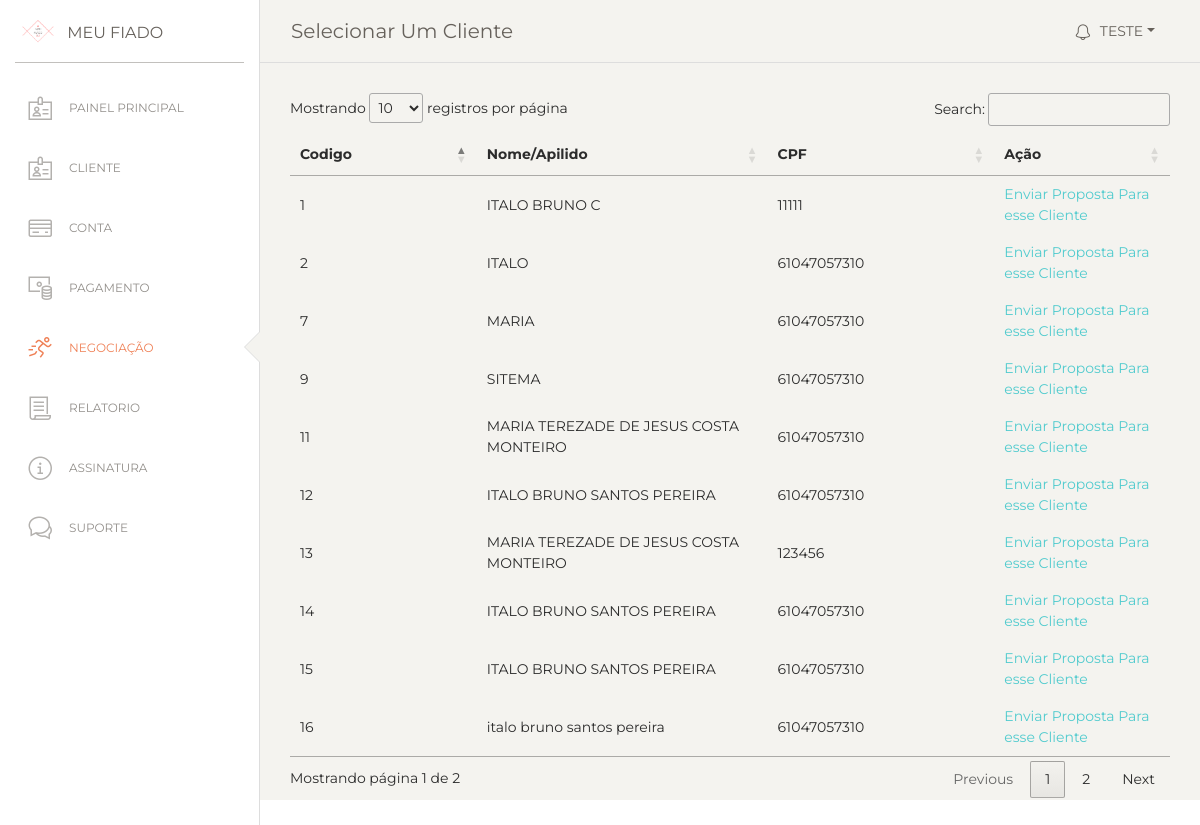
Page /selecionar-cliente-negociacao.php (signed in) on the committed database.
### tables this page shows
CREATE TABLE `tb_estabelecimento_has_tb_cliente` (
  `tb_estabelecimento_id` int(11) NOT NULL,
  `tb_cliente_id` int(11) NOT NULL,
  KEY `fk_tb_estabelecimento_has_tb_cliente_tb_cliente1_idx` (`tb_cliente_id`),
  KEY `fk_tb_estabelecimento_has_tb_cliente_tb_estabelecimento1_idx` (`tb_estabelecimento_id`),
  CONSTRAINT `fk_tb_estabelecimento_has_tb_cliente_tb_cliente1` FOREIGN KEY (`tb_cliente_id`) REFERENCES `tb_cliente` (`id`) ON DELETE CASCADE ON UPDATE CASCADE,
  CONSTRAINT `fk_tb_estabelecimento_has_tb_cliente_tb_estabelecimento1` FOREIGN KEY (`tb_estabelecimento_id`) REFERENCES `tb_estabelecimento` (`id`) ON DELETE CASCADE ON UPDATE CASCADE
);

CREATE TABLE `tb_cliente` (
  `id` int(11) NOT NULL AUTO_INCREMENT,
  `nome` varchar(100) DEFAULT NULL,
  `user` varchar(100) DEFAULT NULL,
  `senha` varchar(45) DEFAULT NULL,
  PRIMARY KEY (`id`)
);

### selecionar-cliente-negociacao.php (the view, shortened to what this page needs)
<?php
include('conexao.php');
$id_estabelecimento=$_SESSION['id_user'];
?>
<!doctype html>
<html lang="en">
<head>
   <link href="//cdn.datatables.net/1.10.15/css/jquery.dataTables.min.css" rel="stylesheet">
  <link href="https://maxcdn.bootstrapcdn.com/font-awesome/latest/css/font-awesome.min.css" rel="stylesheet">
  <link href="./assets/css/bootstrap.min.css" rel="stylesheet" />
  <link href="./assets/css/paper-dashboard.css?v=2.0.1" rel="stylesheet" />
  <link href="./assets/demo/demo.css" rel="stylesheet" />
<div id="content" style="display: none">
</head>
<body class="">
  <div class="wrapper ">
    <div class="sidebar" data-color="white" data-active-color="danger">
      <div class="logo">
        <a href="https://www.creative-tim.com" class="simple-text logo-mini">
          <div class="logo-image-small">
            <img src="./assets/img/logo-small.png">
          </div>
        </a>
        <a href="https://www.creative-tim.com" class="simple-text logo-normal">
          Meu fiado
        </a>
      </div>
      <div class="sidebar-wrapper">
        <ul class="nav">
          <li class=" ">
            <a href="painel_admin.php">
              <i class="nc-icon nc-badge"></i>
              <p>Painel Principal</p>
            </a>
          </li>
          <li  >
            <a href="gerenciamento-cliente.php">
              <i class="nc-icon nc-badge"></i>
              <p> Cliente</p>
            </a>
          </li>
          <li>
            <a href="gerenciamento-conta.php">
              <i class="nc-icon nc-credit-card"></i>
              <p>Conta</p>
            </a>
          </li>
          <li>
            <a href="gerenciamento-pagamento.php">
              <i class="nc-icon nc-money-coins"></i>
              <p>Pagamento</p>
            </a>
          </li>
          <li class="active">
            <a href="gerenciamento-negociacao.php">
              <i class="nc-icon nc-user-run"></i>
              <p>Negociação</p>
            </a>
          </li>
          <li>
            <a href="gerenciamento-relatorio.php">
              <i class="nc-icon nc-paper"></i>
              <p>Relatorio</p>
            </a>
          </li>
          <li>
            <a href="javascript:;">
              <i class="nc-icon nc-alert-circle-i"></i>
              <p>Assinatura</p>
            </a>
          </li>
          <li>
            <a href="javascript:;">
              <i class="nc-icon nc-chat-33"></i>
              <p>Suporte</p>
            </a>
          </li>
        </ul>
      </div>
    </div>
    <div class="main-panel" style="height: 100vh;">
      <nav class="navbar navbar-expand-lg navbar-absolute fixed-top navbar-transparent">
        <div class="container-fluid">
          <div class="navbar-wrapper">
            <a class="navbar-brand" href="javascript:;">Selecionar Um Cliente</a>
          </div>
          <div class="collapse navbar-collapse justify-content-end" id="navigation">
            <ul class="navbar-nav">
              <li class="nav-item btn-rotate dropdown">
                <a class="nav-link dropdown-toggle" href="http://example.com" id="navbarDropdownMenuLink" data-toggle="dropdown" aria-haspopup="true" aria-expanded="false">
                  <i class="nc-icon nc-bell-55"></i>
                  <p>
                    <?php
                        echo $_SESSION['usuario']
                       ?>
                  </p>
                </a>
              </li>
            </ul>
          </div>
        </div>
      </nav>
      <div class="content">
<?php
   $query =" select *  from tb_cliente,tb_estabelecimento_has_tb_cliente where tb_estabelecimento_has_tb_cliente.tb_estabelecimento_id='$id_estabelecimento'
         and tb_estabelecimento_has_tb_cliente.tb_cliente_id = tb_cliente.id order by nome asc ";
        $result = mysqli_query($conexao,$query);
        $row = mysqli_num_rows($result);
        if($row == '' ){
        }else{
      ?>
           <table id="minhaTabela">
    <thead>
      <tr>
        <th>Codigo</th>
        <th>Nome/Apilido</th>
        <th>CPF</th>
        <th>Ação</th>
      </tr>
    </thead>
    <tbody>
 <?php
       while($res_1=mysqli_fetch_array($result)){
        $id=$res_1["id"];
        $nome=$res_1["nome"];
        $cpf=$res_1["user"];
         ?>
      <tr>
         <td><?php echo $id; ?></td>
        <td><?php echo $nome; ?></td>
        <td><?php echo $cpf; ?></td>
        <td><a href="negociacao-individual.php?id=<?php echo $id ?>">Enviar Proposta Para esse Cliente</a></td>
      </tr>
       <?php
          }
       ?>
    </tbody>
     <?php
          }
       ?>
  </table>
        </div>
      </div>
    </div>
</body>
</html>

### rows in the picture
tb_estabelecimento_has_tb_cliente: tb_cliente_id "2", tb_cliente_id.nome "ITALO", tb_cliente_id.user "61047057310"
tb_estabelecimento_has_tb_cliente: tb_cliente_id "1", tb_cliente_id.nome "ITALO BRUNO C", tb_cliente_id.user "11111"
tb_estabelecimento_has_tb_cliente: tb_cliente_id "12", tb_cliente_id.nome "ITALO BRUNO SANTOS PEREIRA", tb_cliente_id.user "61047057310"
tb_estabelecimento_has_tb_cliente: tb_cliente_id "16", tb_cliente_id.nome "italo bruno santos pereira", tb_cliente_id.user "61047057310"
tb_estabelecimento_has_tb_cliente: tb_cliente_id "15", tb_cliente_id.nome "ITALO BRUNO SANTOS PEREIRA", tb_cliente_id.user "61047057310"
tb_estabelecimento_has_tb_cliente: tb_cliente_id "14", tb_cliente_id.nome "ITALO BRUNO SANTOS PEREIRA", tb_cliente_id.user "61047057310"
tb_estabelecimento_has_tb_cliente: tb_cliente_id "7", tb_cliente_id.nome "MARIA", tb_cliente_id.user "61047057310"
tb_estabelecimento_has_tb_cliente: tb_cliente_id "11", tb_cliente_id.nome "MARIA TEREZADE DE JESUS COSTA MONTEIRO", tb_cliente_id.user "61047057310"
tb_estabelecimento_has_tb_cliente: tb_cliente_id "13", tb_cliente_id.nome "MARIA TEREZADE DE JESUS COSTA MONTEIRO", tb_cliente_id.user "123456"
tb_estabelecimento_has_tb_cliente: tb_cliente_id "9", tb_cliente_id.nome "SITEMA", tb_cliente_id.user "61047057310"

### other values in the picture
$_SESSION['usuario'] "TESTE"
